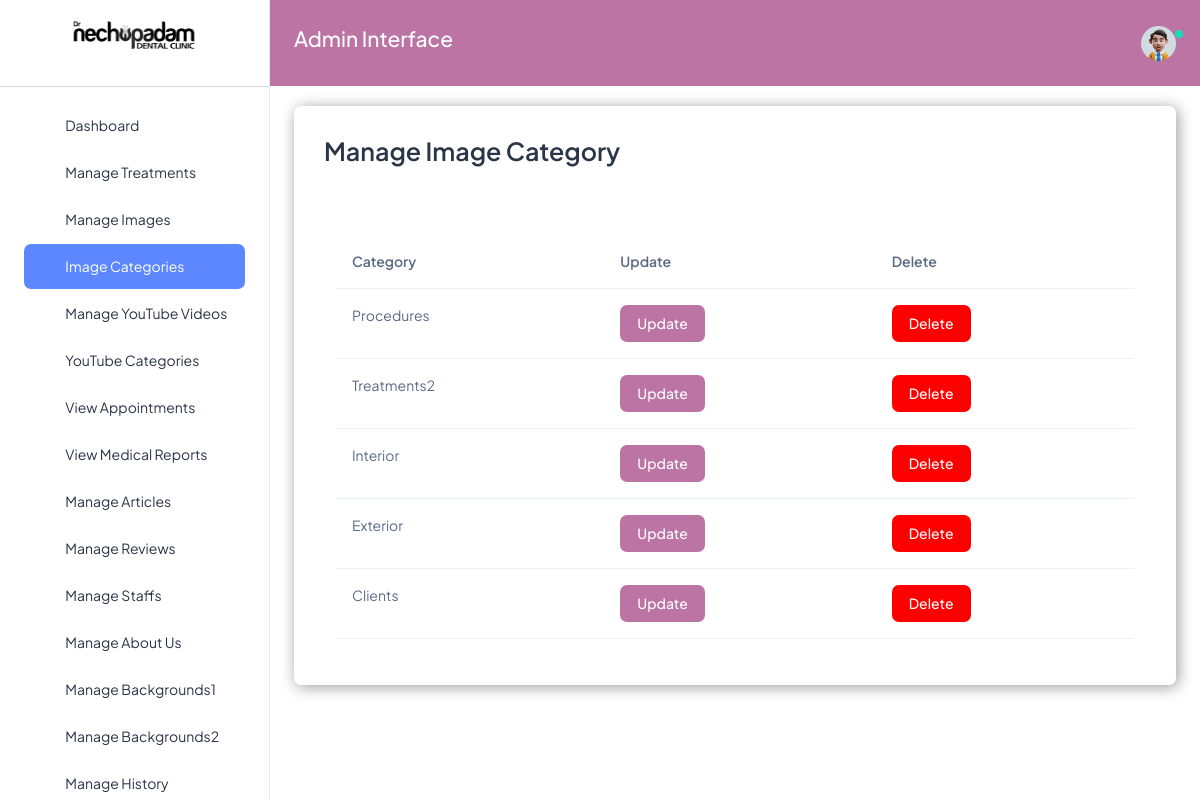
Page /imagecategory (signed in) on the committed database.
### nechuwebapp/models.py (models this page shows, shortened)
class Image_category(models.Model):
    category = models.CharField(max_length=200)
    uploaded_date = models.DateTimeField(default=timezone.now, editable=False)
    edited_date = models.DateTimeField(auto_now=True, editable=False)

### nechuwebapp/views.py (the view)
# urls.py: path('imagecategory', views.imagecategory, name='imagecategory'),
def imagecategory(request):
    category = Image_category.objects.all()
    context = {'categories':category}
    return render(request, 'nechuadmin/imagecategory.html', context)

### nechuwebapp/templates/nechuadmin/imagecategory.html
{% extends 'nechuadmin/base.html' %}
{% load static %}
{% block content %}
<h1 class="card-title fw-semibold mb-4" style="font-size:25px;">Manage Image Category</h1>
<br>
<div class="container mt-4">
    <table class="table table-responsive">
        <thead>
            <tr>
                <th>Category</th>
                <th>Update</th>
                <th>Delete</th>
            </tr>
        </thead>
        <tbody>
            {% for j in categories %}
            <tr>
                <td>{{j.category}}</td>
                <td><a href="{% url 'edit_imagecategory' j.pk %}" class="btn" style="background-color:#bc74a5; color:white;">Update</a></td>
                <td><a href="{% url 'delete_imagecategory' j.pk %}" class="btn" style="background-color:red; color:white;">Delete</a></td>
            </tr>
            {% endfor %}
        </tbody>
    </table>
</div>
{% endblock %}

### rows in the picture
Image_category: category "Procedures"
Image_category: category "Treatments2"
Image_category: category "Interior"
Image_category: category "Exterior"
Image_category: category "Clients"
